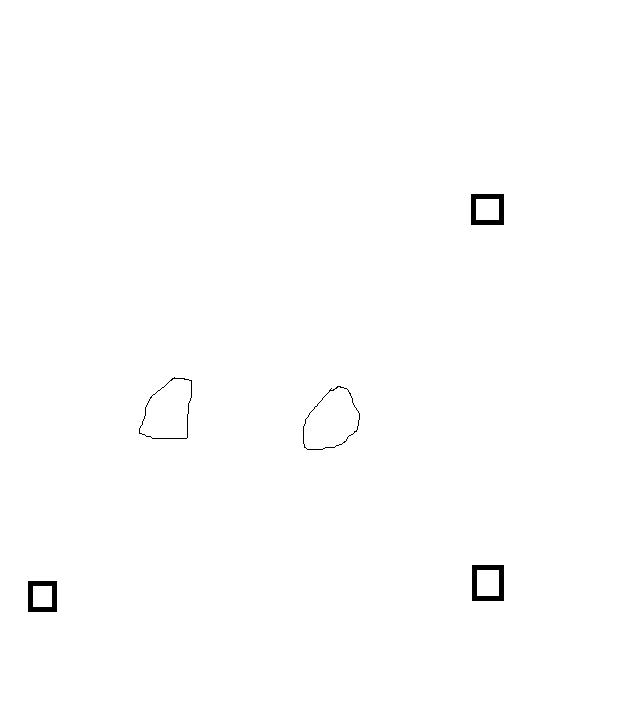
//> input picture 65164.png, 637 x 714 px
$ ./65164   (built with g++ and OpenCV 4)
//> lines starting //> are read from the running program, lines starting //| are printed output that depends on the picture; after the words box and inside, x2 and y2 are one past the last pixel; in counts of white or black regions, pixels touching at a corner belong together
### qa.hpp
#define QA_MULTI_DEMO true


int a1( int argc, char** argv );
int a5147( int argc, char** argv );
int bitwisesample( int argc, char** argv );
int apointSetBoundingRect( int argc, char** argv );
bool detectAndDrawChessboardCorners();
bool detectAndDrawCentersOfCircles();
int a25912( int argc, char** argv );
int a69434( int argc, char** argv );
int a24463( int argc, char** argv );
int a65061( int argc, char** argv );
int a23910( int argc, char** argv );
int a59782( int argc, char** argv );
int a24405( int argc, char** argv );
int a65164( int argc, char** argv );
int a65164a( int argc, char** argv );
int a68942( int argc, char** argv );
int a66209( int argc, char** argv );
int a4183( int argc, char** argv );
int so32584486(int argc, char** argv);

### 65164.cpp
// experimental code
// http://answers.opencv.org/question/65164

#include "qa.hpp"
#include <opencv2/highgui/highgui.hpp>
#include <opencv2/imgproc/imgproc.hpp>

using namespace cv;
using namespace std;

/**
 * Helper function to find a cosine of angle between vectors
 * from pt0->pt1 and pt0->pt2
 */
static double angle(Point pt1, Point pt2, Point pt0)
{
    double dx1 = pt1.x - pt0.x;
    double dy1 = pt1.y - pt0.y;
    double dx2 = pt2.x - pt0.x;
    double dy2 = pt2.y - pt0.y;
    return (dx1*dx2 + dy1*dy2)/sqrt((dx1*dx1 + dy1*dy1)*(dx2*dx2 + dy2*dy2) + 1e-10);
}

#if QA_MULTI_DEMO
int main( int argc, char** argv )
{
   a65164( argc, argv );
   a65164a( argc, argv );
}
#endif

int a65164( int argc, char** argv )
{
//> called with argc = 1
    char* filename = argc >= 2 ? argv[1] : (char*)"65164.png";
    Mat img = imread(filename);
//> img is the input picture: 714 rows x 637 cols, CV_8UC3; 99.6% white; 5 black regions, box (x1, y1, x2, y2) and area: (472, 565, 504, 601) 580, (471, 194, 504, 225) 540, (28, 581, 57, 612) 500, (139, 377, 192, 439) 187, (303, 386, 360, 450) 181
    if (img.empty())
        return -1;

    imshow("Source", img);
    moveWindow("Source",40,40);
    Mat src,gray;

    resize(img, src, Size(img.cols/1, img.rows/1)); // resize image to fit display

    cvtColor(src, gray, CV_BGR2GRAY); // Convert to grayscale

    // Use Canny instead of threshold to catch squares with gradient shading
    Mat bw;
    Canny(gray, bw, 0, 50, 5);
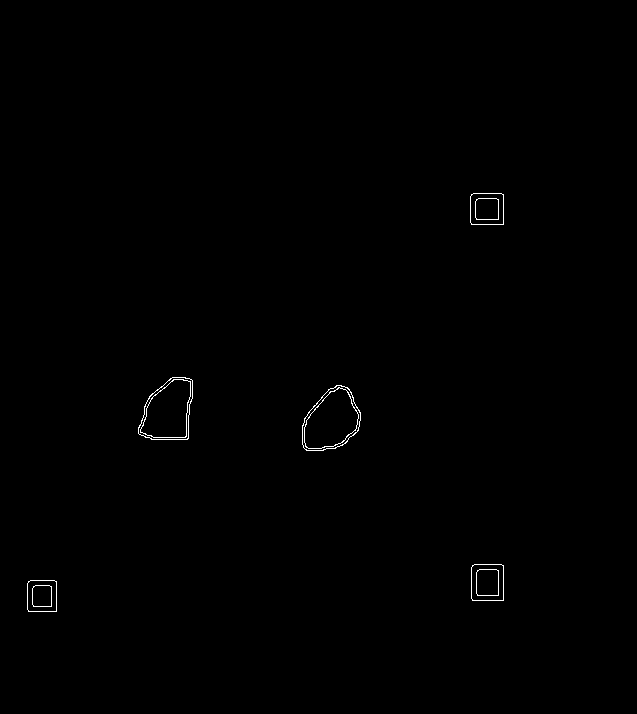
//> bw: 714 rows x 637 cols, CV_8UC1; 0.31% white in thin lines or dots, all inside (x1, y1, x2, y2) = (27, 193, 504, 612)

    // Find contours
    vector<vector<Point> > contours;
    findContours(bw.clone(), contours, CV_RETR_EXTERNAL, CV_CHAIN_APPROX_SIMPLE);
//> contours = 5 contours; box (x1, y1, x2, y2) and area: (302, 385, 361, 451) 2716, (138, 377, 193, 440) 2556, (471, 564, 504, 601) 1145, (470, 193, 504, 225) 1016, (27, 580, 57, 612) 892

    vector<Point> squares;
    vector<Point> approx;
    Mat dst = src.clone();

    for ( size_t i = 0; i < contours.size(); i++)
    {
        // Approximate contour with accuracy proportional
        // to the contour perimeter
        approxPolyDP(Mat(contours[i]), approx, arcLength(Mat(contours[i]), true)*0.02, true);

        // Skip small or non-convex objects
        if (fabs(contourArea(contours[i])) < 100 || !isContourConvex(approx))
            continue;

        if (approx.size() == 4 )
        {
            // Number of vertices of polygonal curve
            int vtc = approx.size();

            // Get the cosines of all corners
            vector<double> cos;
            for (int j = 2; j < vtc+1; j++)
                cos.push_back(angle(approx[j%vtc], approx[j-2], approx[j-1]));

            // Sort ascending the cosine values
            sort(cos.begin(), cos.end());

            // Get the lowest and the highest cosine
            double mincos = cos.front();
            double maxcos = cos.back();

            if (vtc == 4 && mincos >= -0.1 && maxcos <= 0.3)

            {
                for(int j=0; j<4 ; j++ )
                    squares.push_back(approx[j]);

                drawContours( src, contours, i, Scalar(0,0,255), CV_FILLED, 8 );
            }
        }
    }
//> this loop made 5 passes
//> approx on pass 1: 4 Points (x, y): [28, 581], [28, 611], [56, 611], [56, 581]
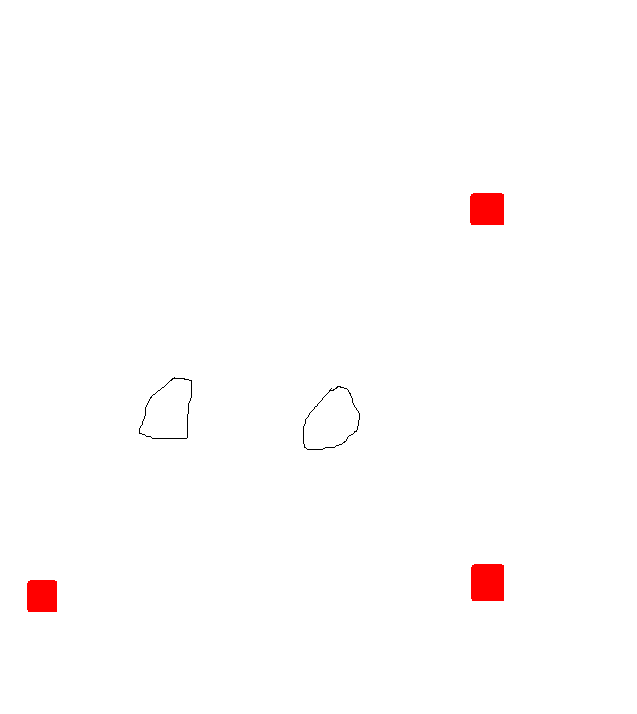
//> src: 714 rows x 637 cols, CV_8UC3; 0.71% of pixels changed, all inside (x1, y1, x2, y2) = (27, 193, 504, 612)
//> after the loop, squares = 12 Points (x, y): [28, 581], [28, 611], [56, 611], [56, 581], [472, 565], [472, 600], [503, 600], [503, 565], [471, 194], [471, 224], [503, 224], [503, 194]

    Rect box = boundingRect(Mat(squares));
//> box = Rect(28, 194, 476, 418)
    rectangle(src,box,Scalar(0,255,0),1);
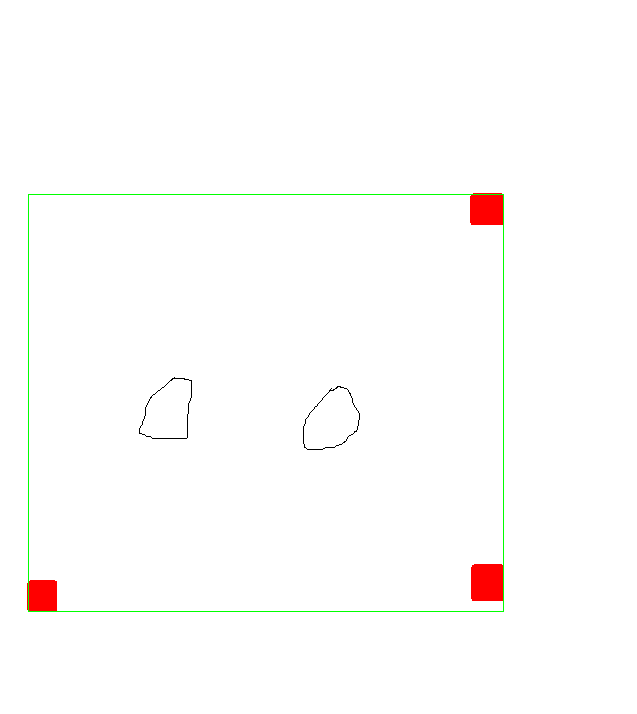
//> src: 714 rows x 637 cols, CV_8UC3; 0.39% of pixels changed, all inside (x1, y1, x2, y2) = (28, 194, 504, 612)

    imwrite("result-65164.jpg",src);
    imshow("result", src);
    moveWindow("result",img.cols/2,100);
    waitKey(0);
    return 0;
}

int a65164a( int argc, char** argv )
{
//> called with argc = 1
    char* filename = argc >= 2 ? argv[1] : (char*)"65164.png";
    Mat img = imread(filename);
    if (img.empty())
        return -1;

    Mat src,gray;

    resize(img, src, Size(img.cols/1, img.rows/1)); // resize image to fit display

    cvtColor(src, gray, CV_BGR2GRAY); // Convert to grayscale

    // Use Canny instead of threshold to catch squares with gradient shading
    Mat bw;
    Canny(gray, bw, 0, 50, 5);

    // Find contours
    vector<vector<Point> > contours;
    findContours(bw.clone(), contours, CV_RETR_EXTERNAL, CV_CHAIN_APPROX_SIMPLE);

    vector<Point> squares;
    vector<Point> approx;
    Mat dst = src.clone();

    vector<Point> selected;


    for (size_t i = 0; i < contours.size(); i++)
    {
        // Approximate contour with accuracy proportional
        // to the contour perimeter
        approxPolyDP(Mat(contours[i]), approx, arcLength(Mat(contours[i]), true)*0.02, true);


        selected.insert(selected.end(), approx.begin(), approx.end());

        // Skip small or non-convex objects
        if (fabs(contourArea(contours[i])) < 100 || !isContourConvex(approx))
            continue;

        if (approx.size() == 4 )
        {
            // Number of vertices of polygonal curve
            int vtc = approx.size();

            // Get the cosines of all corners
            vector<double> cos;
            for (int j = 2; j < vtc+1; j++)
                cos.push_back(angle(approx[j%vtc], approx[j-2], approx[j-1]));

            // Sort ascending the cosine values
            sort(cos.begin(), cos.end());

            // Get the lowest and the highest cosine
            double mincos = cos.front();
            double maxcos = cos.back();

            if (vtc == 4 && mincos >= -0.1 && maxcos <= 0.3)

            {
                for(int j=0; j<4 ; j++ )
                    squares.push_back(approx[j]);

                drawContours( src, contours, i, Scalar(0,0,255), CV_FILLED, 8 );
            }
        }
    }

        for(size_t c=0; c<selected.size() ; c++ )
        {
        circle( src, selected[c], 3, Scalar(0,255,0), -1 );

        imshow("result-2", src);
        waitKey(200);
        }
//> this loop made 24 passes
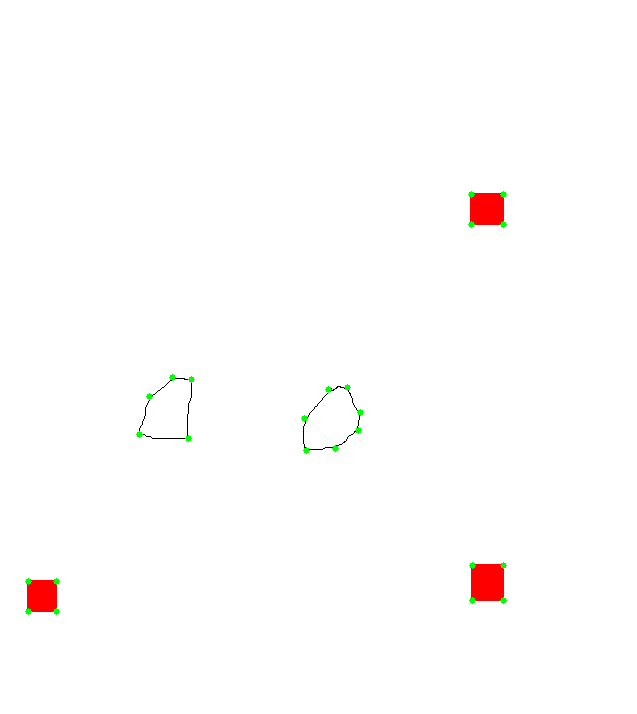
//> src: 714 rows x 637 cols, CV_8UC3; 0.15% of pixels changed, all inside (x1, y1, x2, y2) = (25, 191, 507, 615)
        for(size_t c=0; c<squares.size() ; c++ )
        {
        circle( src, squares[c], 3, Scalar(255,0,0), -1 );

        imshow("result-2", src);
        waitKey(300);
        }
//> this loop made 12 passes
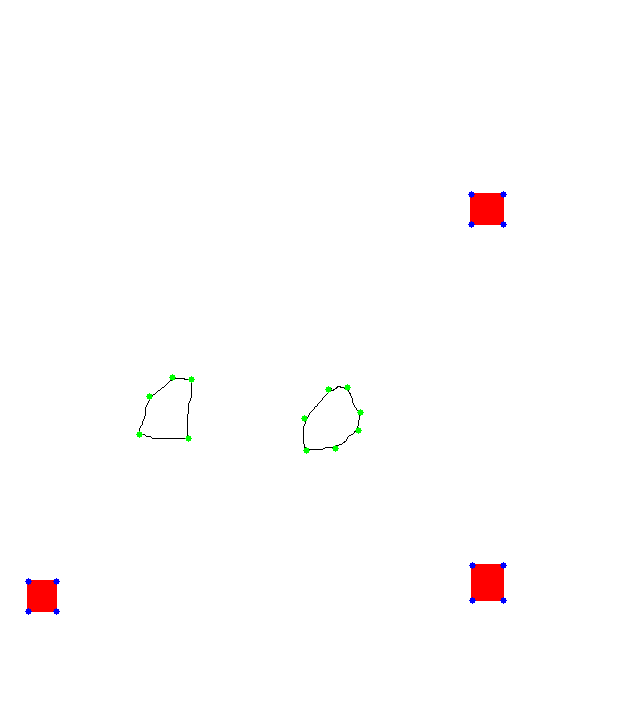
//> src: 714 rows x 637 cols, CV_8UC3; 0.08% of pixels changed, all inside (x1, y1, x2, y2) = (25, 191, 507, 615)
    Rect box = boundingRect(selected);
//> box = Rect(28, 194, 476, 418)

    //  Rect box = boundingRect(Mat(squares));
    rectangle(src,box,Scalar(0,255,0),1);
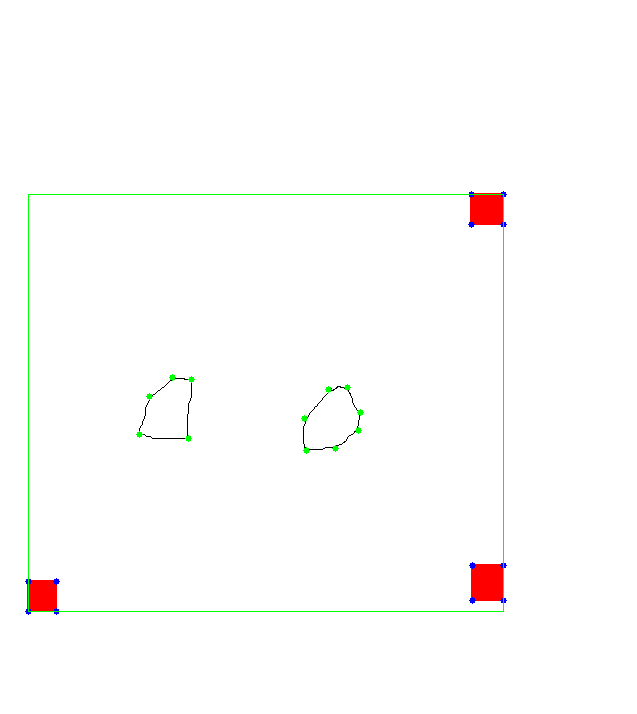
//> src: 714 rows x 637 cols, CV_8UC3; 0.39% of pixels changed, all inside (x1, y1, x2, y2) = (28, 194, 504, 612)

    imwrite("result-65164a.jpg",src);
    imshow("result-2", src);
    waitKey(0);
    return 0;
}
